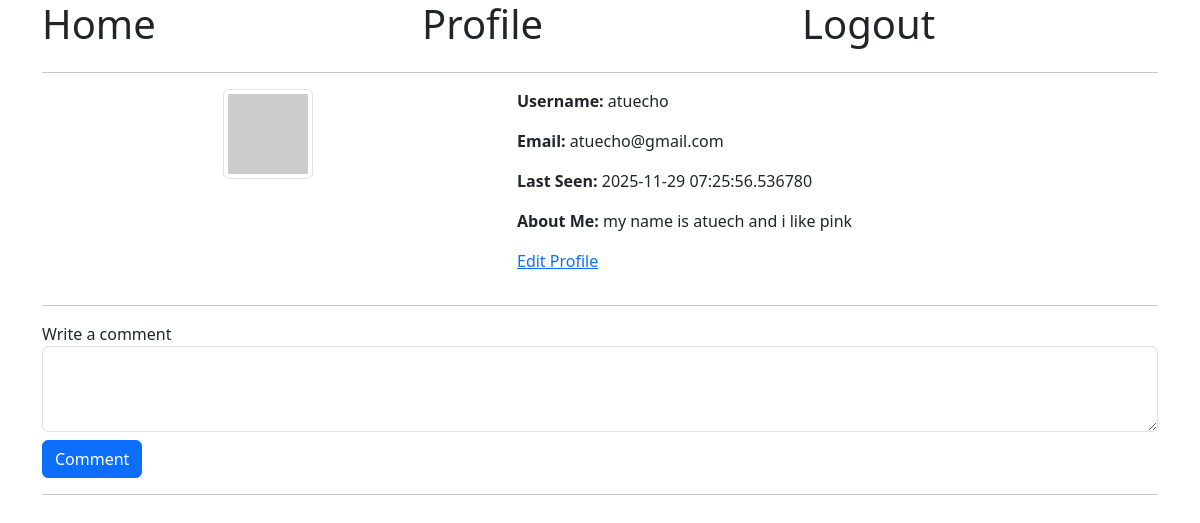
/profile/atuecho (signed in), run on the app's committed database.
### app/models.py (models this page shows, shortened)
class User(UserMixin, db.Model):
    id = db.Column(db.Integer, primary_key=True)
    username = db.Column(db.String(64), index=True, unique=True)
    email = db.Column(db.String(120), index=True, unique=True)
    password_hash = db.Column(db.String(128))
    last_seen = db.Column(db.DateTime, default=datetime.utcnow)
    about_me = db.Column(db.String(140))
    comments = db.relationship('Comment', backref='author', lazy='dynamic')
    def avatar(self, size):
        digest = md5(self.email.lower().encode('utf-8')).hexdigest()
        return f'https://www.gravatar.com/avatar/{digest}?d=identicon&s={size}'

### app/routes.py (the view)
@app.route('/profile/<username>', methods=['GET', 'POST'])
@login_required
def profile(username):
    user = User.query.filter_by(username=username).first_or_404()
    form = CommentForm()
    if form.validate_on_submit():
        comment = Comment(body=form.body.data, author=current_user)
        db.session.add(comment)
        db.session.commit()
        flash('Your comment is now live!')
        return redirect(url_for('index'))
    comments = Comment.query.all()
    return render_template(
        'profile.html',
        title='Profile',
        form=form,
        comments=comments,
        user=user)

### app/forms.py
class CommentForm(FlaskForm):
    body = TextAreaField('Write a comment', validators=[DataRequired()])
    submit = SubmitField('Comment')

### app/models.py (called while the page is built)
@login.user_loader
def load_user(id):
    return User.query.get(int(id))

### app/routes.py (called while the page is built)
@app.before_request
def before_request():
    if current_user.is_authenticated:
        current_user.last_seen = datetime.utcnow()
        db.session.commit()

### app/templates/profile.html (shortened to what this page needs)
{% extends "base.html" %}
{% block content %}
<div class="row">
    <div class="col-md-5 text-center">
        <p><img src="{{ user.avatar(120) }}" alt="User Avatar" class="img-thumbnail"></p>
    </div>
    <div class="col-md-7">
        <p><strong>Username: </strong> {{ user.username }}</p>
        <p><strong>Email: </strong> {{ user.email }}</p>
        {% if user.last_seen %}
        <p><strong>Last Seen: </strong> {{ user.last_seen }}</p>
        {% endif %}
        {% if user.about_me %}
        <p><strong>About Me: </strong> {{ user.about_me }}</p>
        {% endif %}
        <p><a href="{{ url_for('edit_profile') }}">Edit Profile</a></p>
    </div>
</div>
<hr>
{% if current_user.is_authenticated %}
<div class="row">
    <div class="col-md-12">
        <form action="{{ url_for('profile', username=user.username) }}" method="post">
            <div class="form-group">
                {{ form.body.label }}
                {{ form.body(class="form-control", rows="3") }}
            </div>
            <div class="form-group mt-2">
                {{ form.submit(class="btn btn-primary") }}
            </div>
        </form>
    </div>
</div>
<hr>
{% endif %}
{% endblock %}

### data on the page
User: username "atuecho", email "atuecho@gmail.com", last_seen "2025-11-29 07:25:56.536780", about_me "my name is atuech and i like pink"
